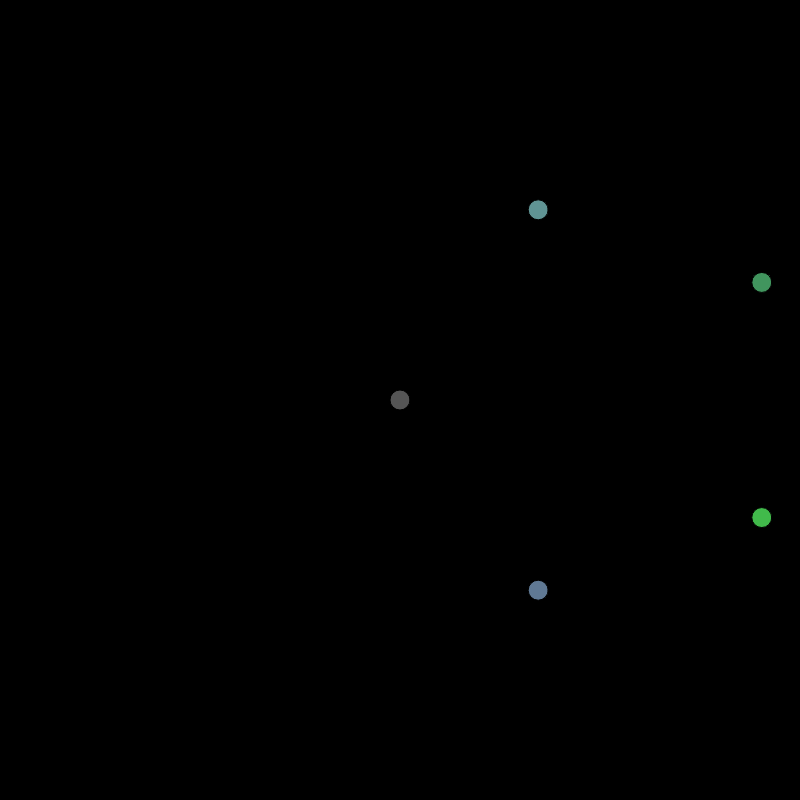
Frame 1 (no input)
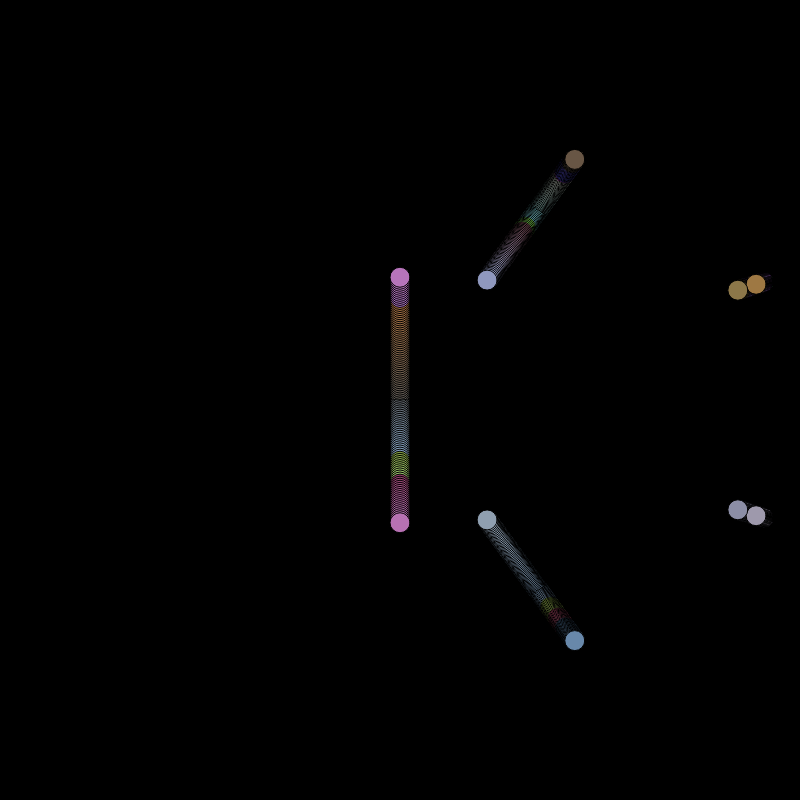
Frame 60 (no input)
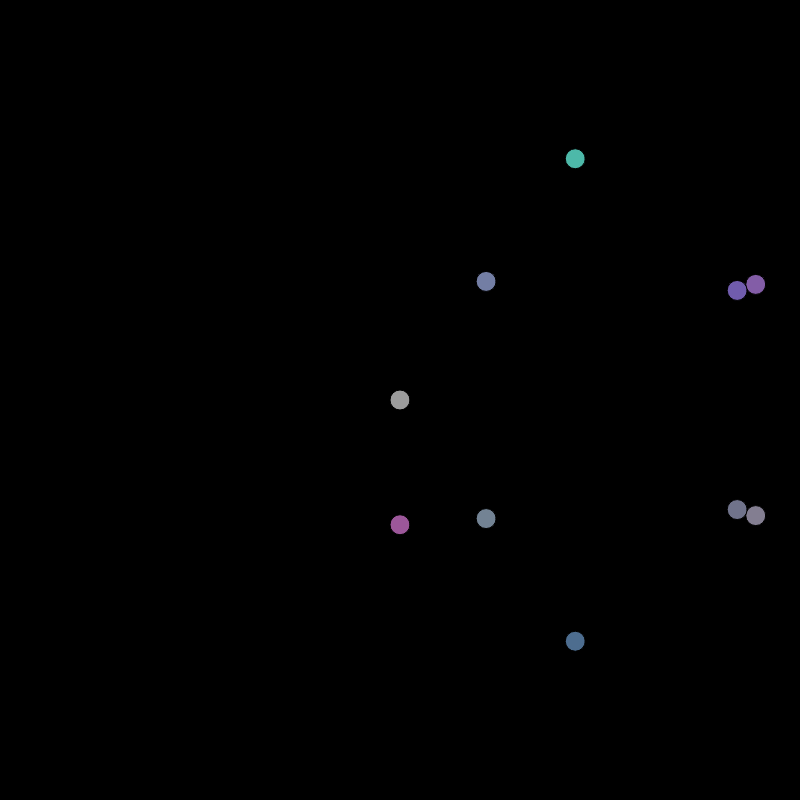
Frame 120 (the mouse pressed at the canvas centre since frame 60)

The p5.js sketch that drew these frames (run headless with seeded random() and noise() and a simulated clock; from frame 60 on, the mouse is pressed at the canvas centre):

// p5.js sketch
// ── sketch.js
var ellx = [];
var elly = [];
var numel = 4;
var CANVAS_WIDTH  = 800;
var CANVAS_HEIGHT = 800;
var ballHeight = [];
var ballDirection = [];
var ballSpeed = [];
var init = 0;
var ballSpeedMod = 30;
let img;
var FPS = 60;
var maxh0 = 0;
var maxhh = 0;
var mousePrevPressed = false;

function setup(){
    createCanvas(CANVAS_WIDTH,CANVAS_HEIGHT);
    background(0);
    frameRate(60);
}

function draw(){
    //background(0);
    bounce();
    //drawline();
    //drawbear();
}

function preload(){
    //img = loadimage("images/image.png");

}

function bounce(){
    if(mouseIsPressed){
        background(0);
    }
    var numBalls = 10;
    var scale = CANVAS_HEIGHT/(2*Math.PI*FPS);
    var accvel = 36*Math.PI;
    if(init == 0){
        for(var i = 0; i < numBalls; i++){
            ballHeight[i] = (CANVAS_HEIGHT/2)*Math.sin(i/numBalls*2*Math.PI);
            if(i < numBalls/2){
                ballDirection[i] =  1;
                ballSpeed[i] = Math.cos((ballHeight[i])/CANVAS_HEIGHT*Math.PI)*scale;
            }
            else{
                ballDirection[i] =  1;
                ballSpeed[i] = Math.cos((ballHeight[i])/CANVAS_HEIGHT*Math.PI)*scale;
            }
        }
        init = 1;
        
        
        
    }

    for(var i = 0; i < numBalls; i++){
        drawBall(ballHeight[i],i/numBalls*2*Math.PI);
        if(!mouseIsPressed){
            if(i < numBalls/2){
                ballSpeed[i] = ballSpeed[i] - Math.sin((ballHeight[i])/CANVAS_HEIGHT*Math.PI)/accvel;
            }
            else{
                ballSpeed[i] = ballSpeed[i] - Math.sin((ballHeight[i])/CANVAS_HEIGHT*Math.PI)/accvel;// / FPS;
            }
            ballHeight[i] = ballHeight[i] + ballDirection[i] * ballSpeed[i];// * ballSpeedMod/FPS;
        }
    }
    if(mouseIsPressed){
        mousePrevPressed = true;
    }
    if (mouseIsPressed){ // mousePrevPressed && !
        var mouseRelX = mouseX - CANVAS_WIDTH/2;
        var mouseRelY = mouseY - CANVAS_HEIGHT/2;
        var newHeight = Math.max(-CANVAS_HEIGHT/2,Math.min(CANVAS_HEIGHT/2,-Math.sqrt(mouseRelX*mouseRelX+mouseRelY*mouseRelY))); //* Math.sign(mouseRelX)
        var angle = 0;
        if(mouseRelX == 0){
            angle = 0;
        }
        else if(mouseRelY == 0){
            angle = Math.PI/2;
        }
        else {
            angle = Math.atan(mouseRelY/mouseRelX)+Math.PI+Math.PI/2*Math.sign(mouseRelX);
        }
        var ballIndex = Math.floor((angle/2/Math.PI)*numBalls)%numBalls;
        ballHeight[ballIndex] = newHeight;
        ballSpeed[ballIndex] = Math.cos((ballHeight[ballIndex])/CANVAS_HEIGHT*Math.PI)*scale;
        var prevIndex = (ballIndex-1)%numBalls;
        var nextIndex = (ballIndex+1)%numBalls;
        var elasticity = 1; // Between 0 and 1
        // while(Math.abs(prevIndex - nextIndex) > 1){
        //     var prevPrevIndex = (prevIndex+1)%numBalls;
        //     ballHeight[prevIndex] = (1-elasticity)*ballHeight[prevIndex] + (elasticity)*ballHeight[prevPrevIndex];
        //     if(prevIndex < numBalls/2){
        //         ballSpeed[prevIndex] = Math.cos((ballHeight[prevIndex])/CANVAS_HEIGHT*Math.PI)*scale;
        //     }
        //     else{
        //         ballSpeed[prevIndex] = -Math.cos((ballHeight[prevIndex])/CANVAS_HEIGHT*Math.PI)*scale;
        //     }
        //     var prevIndex = (prevIndex-1)%numBalls;

        //     var prevNextIndex = (nextIndex-1)%numBalls;
        //     ballHeight[nextIndex] = (1-elasticity)*ballHeight[nextIndex] + (elasticity)*ballHeight[prevNextIndex];
        //     if(nextIndex < numBalls/2){
        //         ballSpeed[nextIndex] = Math.cos((ballHeight[nextIndex])/CANVAS_HEIGHT*Math.PI)*scale;
        //     }
        //     else{
        //         ballSpeed[nextIndex] = -Math.cos((ballHeight[nextIndex])/CANVAS_HEIGHT*Math.PI)*scale;
        //     }
        //     var nextIndex = (nextIndex+1)%numBalls;
        // }
        mousePrevPressed = false;
    }

}

function bounce2(){

    var numBalls = 100;
    if(init == 0){
        for(var i = 0; i <= numBalls; i++){
            ballHeight[i] = (CANVAS_HEIGHT/2)*Math.sin(i/numBalls*Math.PI);//-CANVAS_HEIGHT/2;
            //if(i < numBalls/2){
            ballDirection[i] =  -1;
            // }
            // else{
            //     ballDirection[i] = -1;
            // }
            ballSpeed[i] = Math.cos(Math.PI*ballHeight[i]/(CANVAS_HEIGHT));
        }
        init = 1;
    }

    for(var i = 0; i < numBalls; i++){
        drawBall(ballHeight[i],i/numBalls*Math.PI);
        //if(ballHeight[i] > CANVAS_HEIGHT/2){
        //    ballHeight[i] = CANVAS_HEIGHT/2;
        //   ballDirection[i] = -1;
        //}
        //if(ballHeight[i] < -CANVAS_HEIGHT/2){
        //    ballHeight[i] = -CANVAS_HEIGHT/2;
        //    ballDirection[i] = 1;
        //}
        ballSpeed[i] = ballSpeed[i] + Math.sin(Math.PI*ballHeight[i]/(CANVAS_HEIGHT));
        ballHeight[i] = ballHeight[i] + ballDirection[i] * ballSpeed[i];
    }

}

function bounce3(){

    var numBalls = 100;
    var scale = CANVAS_HEIGHT/(2*Math.PI*FPS);
    var accvel = 113.09;
    if(init == 0){
        for(var i = 0; i < numBalls; i++){
            ballHeight[i] = (CANVAS_HEIGHT/2)*Math.sin(i/numBalls*Math.PI);
            if(i < numBalls/2){
                ballDirection[i] =  1;
                ballSpeed[i] = Math.cos((ballHeight[i])/CANVAS_HEIGHT*Math.PI)*scale;
            }
            else{
                ballDirection[i] =  1;
                ballSpeed[i] = -Math.cos((ballHeight[i])/CANVAS_HEIGHT*Math.PI)*scale;
            }
            console.log(i + " : " + (ballHeight[i])/CANVAS_HEIGHT*2*Math.PI);
            console.log(i + " Height: " + ballHeight[i]);
            console.log(i + " Speed: " + ballSpeed[i]);
            console.log(i + " Accel: " + Math.sin((ballHeight[i])/CANVAS_HEIGHT*Math.PI)/scale*scale);
        }
        init = 1;
        
        
        
    }

    for(var i = 0; i < numBalls; i++){
        drawBall(ballHeight[i],i/numBalls*Math.PI);
        if(i < numBalls/2){
            ballSpeed[i] = ballSpeed[i] - Math.sin((ballHeight[i])/CANVAS_HEIGHT*Math.PI)/accvel;
        }
        else{
            ballSpeed[i] = ballSpeed[i] - Math.sin((ballHeight[i])/CANVAS_HEIGHT*Math.PI)/accvel;// / FPS;
        }
        ballHeight[i] = ballHeight[i] + ballDirection[i] * ballSpeed[i];// * ballSpeedMod/FPS;
    }
    // if(maxh0 < ballHeight[0]){
    //     maxh0 = ballHeight[0];
    // }
    // if(maxhh < ballHeight[7]){
    //     maxhh = ballHeight[7];
    // }
    // console.log("H0: " + maxh0);
    // console.log("HH: " + maxhh);

}

function bounce4(){

    var numBalls = 100;
    var scale = CANVAS_HEIGHT/(2*Math.PI*FPS);
    var accvel = 36*Math.PI;
    if(init == 0){
        for(var i = 0; i < numBalls; i++){
            ballHeight[i] = (CANVAS_HEIGHT/2)*Math.sin(i/numBalls*2*Math.PI);
            if(i < numBalls/2){
                ballDirection[i] =  1;
                ballSpeed[i] = Math.cos((ballHeight[i])/CANVAS_HEIGHT*Math.PI)*scale;
            }
            else{
                ballDirection[i] =  1;
                ballSpeed[i] = Math.cos((ballHeight[i])/CANVAS_HEIGHT*Math.PI)*scale;
            }
        }
        init = 1;
        
        
        
    }

    for(var i = 0; i < numBalls; i++){
        drawBall(ballHeight[i],i/numBalls*2*Math.PI);
        if(i < numBalls/2){
            ballSpeed[i] = ballSpeed[i] - Math.sin((ballHeight[i])/CANVAS_HEIGHT*Math.PI)/accvel;
        }
        else{
            ballSpeed[i] = ballSpeed[i] - Math.sin((ballHeight[i])/CANVAS_HEIGHT*Math.PI)/accvel;// / FPS;
        }
        ballHeight[i] = ballHeight[i] + ballDirection[i] * ballSpeed[i];// * ballSpeedMod/FPS;
    }
    if(mouseIsPressed){
        mousePrevPressed = true;
    }
    if (mouseIsPressed){ // mousePrevPressed && !
        var mouseRelX = mouseX - CANVAS_WIDTH/2;
        var mouseRelY = mouseY - CANVAS_HEIGHT/2;
        var newHeight = Math.max(-CANVAS_HEIGHT/2,Math.min(CANVAS_HEIGHT/2,Math.sqrt(mouseRelX*mouseRelX+mouseRelY*mouseRelY) * Math.sign(mouseRelX)));
        var angle = 0;
        if(mouseRelX == 0){
            angle = 0;
        }
        else if(mouseRelY == 0){
            angle = Math.PI/2;
        }
        else {
            angle = Math.atan(mouseRelY/mouseRelX)+Math.PI/2;
        }
        var ballIndex = Math.floor((angle/2/Math.PI)*numBalls)%numBalls;
        ballHeight[ballIndex] = newHeight;
        ballSpeed[ballIndex] = Math.cos((ballHeight[ballIndex])/CANVAS_HEIGHT*Math.PI)*scale;
        var prevIndex = (ballIndex-1)%numBalls;
        var nextIndex = (ballIndex+1)%numBalls;
        var elasticity = 1; // Between 0 and 1
        // while(Math.abs(prevIndex - nextIndex) > 1){
        //     var prevPrevIndex = (prevIndex+1)%numBalls;
        //     ballHeight[prevIndex] = (1-elasticity)*ballHeight[prevIndex] + (elasticity)*ballHeight[prevPrevIndex];
        //     if(prevIndex < numBalls/2){
        //         ballSpeed[prevIndex] = Math.cos((ballHeight[prevIndex])/CANVAS_HEIGHT*Math.PI)*scale;
        //     }
        //     else{
        //         ballSpeed[prevIndex] = -Math.cos((ballHeight[prevIndex])/CANVAS_HEIGHT*Math.PI)*scale;
        //     }
        //     var prevIndex = (prevIndex-1)%numBalls;

        //     var prevNextIndex = (nextIndex-1)%numBalls;
        //     ballHeight[nextIndex] = (1-elasticity)*ballHeight[nextIndex] + (elasticity)*ballHeight[prevNextIndex];
        //     if(nextIndex < numBalls/2){
        //         ballSpeed[nextIndex] = Math.cos((ballHeight[nextIndex])/CANVAS_HEIGHT*Math.PI)*scale;
        //     }
        //     else{
        //         ballSpeed[nextIndex] = -Math.cos((ballHeight[nextIndex])/CANVAS_HEIGHT*Math.PI)*scale;
        //     }
        //     var nextIndex = (nextIndex+1)%numBalls;
        // }
        mousePrevPressed = false;
    }
}

function drawBall(height,angle){
    var curX = CANVAS_WIDTH/2+height*Math.sin(angle);
    var curY = CANVAS_HEIGHT/2-height*Math.cos(angle);
    var colorDelay = 10
    fill((curX+performance.now()/colorDelay)%127+64,(sqrt(curX*curY)+performance.now()/colorDelay)%127+64,(curY+performance.now()/colorDelay)%127+64);
    ellipse(curX,curY,20,20);
}

function drawline(){
    for(var i = 0; i < numel; i++){
        ellx[i] = (CANVAS_WIDTH/2)+(mouseX-CANVAS_WIDTH/2)*i/numel;
        elly[i] = (CANVAS_HEIGHT/2)+(mouseY-CANVAS_HEIGHT/2)*i/numel;
    }

    fill(255,127,0);
    for(var i = 0; i < numel; i++){
        var curX = ellx[i];
        var curY = elly[i];
        var curWidth  = 200*(numel-i)/numel;
        var curHeight = 200*(numel-i)/numel;
        fill(curX%127+64,(sqrt(curX*curY))%127+64,(curY)%127+64);
        ellipse(curX,curY,curWidth,curHeight);
        curX = CANVAS_HEIGHT - elly[i];
        curY = ellx[i];
        fill(curX%127+64,(sqrt(curX*curY))%127+64,(curY)%127+64);
        ellipse(curX,curY,curWidth,curHeight);
        curX = elly[i];
        curY = CANVAS_WIDTH  - ellx[i];
        fill(curX%127+64,(sqrt(curX*curY))%127+64,(curY)%127+64);
        ellipse(curX,curY,curWidth,curHeight);
        curX = CANVAS_WIDTH  - ellx[i];
        curY = CANVAS_HEIGHT - elly[i];
        fill(curX%127+64,(sqrt(curX*curY))%127+64,(curY)%127+64);
        ellipse(curX,curY,curWidth,curHeight);
    }
}

function drawbear(){
    fill(255,127,0);
    ellipse(200,200,200,200);
    fill(0,127,127);
    ellipse(200,200,175,175);
    fill(255,127,0);
    ellipse(600,200,200,200);
    fill(0,127,127);
    ellipse(600,200,175,175);
    fill(255,127,0);
    ellipse(400,500,600,600);
    fill(255);
    ellipse(500,350,150,150);
    fill(0);
    ellipse(475,375,75,75);
    fill(255);
    ellipse(300,350,150,150);
    fill(0);
    ellipse(325,375,75,75);
    
    // Mouth 

    fill(0,127,127);
    rect(300,550,200,100);
    fill(255,255,255);
    rect(310,550,30,40);
    fill(255,255,255);
    rect(460,550,30,40);
    fill(255,255,255);
    rect(360,550,30,40);
    fill(255,255,255);
    rect(410,550,30,40);
    fill(255,255,255);
    rect(310,610,30,40);
    fill(255,255,255);
    rect(460,610,30,40);
    fill(255,255,255);
    rect(360,610,30,40);
    fill(255,255,255);
    rect(410,610,30,40);

}
